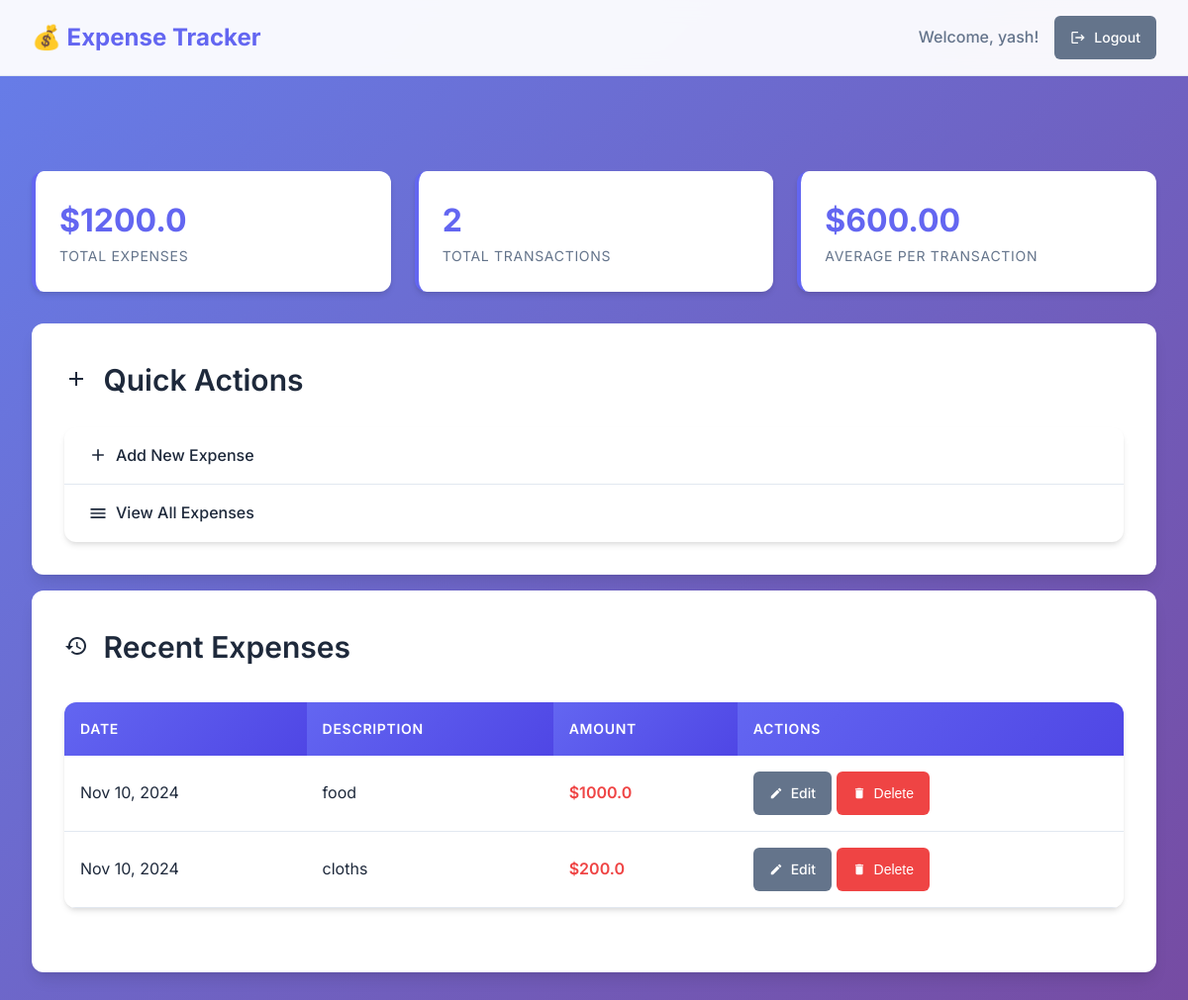
The page /dashboard (signed in) on the database its author committed.
### app.py (models this page shows)
class User(db.Model, UserMixin):  # Inherit from UserMixin
    id = db.Column(db.Integer, primary_key=True)
    username = db.Column(db.String(80), unique=True, nullable=False)
    password = db.Column(db.String(120), nullable=False)
    budget = db.Column(db.Float, default=0.0)

class Expense(db.Model):
    id = db.Column(db.Integer, primary_key=True)
    user_id = db.Column(db.Integer, db.ForeignKey('user.id'), nullable=False)
    amount = db.Column(db.Float, nullable=False)
    description = db.Column(db.String(200), nullable=True)
    date = db.Column(db.Date, default=datetime.utcnow)

### app.py (the view)
@app.route('/dashboard')
@login_required
def dashboard():
    expenses = Expense.query.filter_by(user_id=current_user.id).all()
    total_expense = sum(expense.amount for expense in expenses)
    return render_template(
        'dashboard.html',
        expenses=expenses,
        total_expense=total_expense
    )

### app.py (called while the page is built)
@login_manager.user_loader
def load_user(user_id):
    return User.query.get(int(user_id))

### templates/dashboard.html (shortened to what this page needs)
<!DOCTYPE html>
<html lang="en">
<head>
    <link rel="stylesheet" href="{{ url_for('static', filename='styles.css') }}">
</head>
<body>
    <nav class="navbar">
        <a href="{{ url_for('dashboard') }}" class="nav-brand">
            💰 Expense Tracker
        </a>
        <div class="nav-links">
            <span class="nav-link">Welcome, {{ current_user.username }}!</span>
            <a href="{{ url_for('logout') }}" class="btn btn-secondary btn-sm">
                <svg width="16" height="16" fill="currentColor" viewBox="0 0 24 24">
                    <path d="M17 7l-1.41 1.41L18.17 11H8v2h10.17l-2.58 2.59L17 17l5-5zM4 5h8V3H4c-1.1 0-2 .9-2 2v14c0 1.1.9 2 2 2h8v-2H4V5z"/>
                </svg>
                Logout
            </a>
        </div>
    </nav>
    <div class="container">
        <div class="stats-grid">
            <div class="stat-card fade-in">
                <div class="stat-value">${{ total_expense }}</div>
                <div class="stat-label">Total Expenses</div>
            </div>
            <div class="stat-card fade-in">
                <div class="stat-value">{{ expenses|length }}</div>
                <div class="stat-label">Total Transactions</div>
            </div>
            <div class="stat-card fade-in">
                <div class="stat-value">
                    {% if expenses|length > 0 %}
                        ${{ "%.2f"|format(total_expense / expenses|length) }}
                    {% else %}
                        $0.00
                    {% endif %}
                </div>
                <div class="stat-label">Average per Transaction</div>
            </div>
        </div>
        <div class="card fade-in">
            <h2>
                <svg width="24" height="24" fill="currentColor" viewBox="0 0 24 24" style="display: inline; margin-right: 0.5rem;">
                    <path d="M19 13h-6v6h-2v-6H5v-2h6V5h2v6h6v2z"/>
                </svg>
                Quick Actions
            </h2>
            <ul class="list-group">
                <li class="list-group-item">
                    <a href="{{ url_for('add_expense') }}">
                        <svg width="20" height="20" fill="currentColor" viewBox="0 0 24 24">
                            <path d="M19 13h-6v6h-2v-6H5v-2h6V5h2v6h6v2z"/>
                        </svg>
                        Add New Expense
                    </a>
                </li>
                <li class="list-group-item">
                    <a href="{{ url_for('view_expenses') }}">
                        <svg width="20" height="20" fill="currentColor" viewBox="0 0 24 24">
                            <path d="M3 18h18v-2H3v2zm0-5h18v-2H3v2zm0-7v2h18V6H3z"/>
                        </svg>
                        View All Expenses
                    </a>
                </li>
            </ul>
        </div>
        <div class="card fade-in">
            <h2>
                Recent Expenses
            </h2>
            {% if expenses %}
                <div class="table-container">
                    <table>
                        <thead>
                            <tr>
                                <th>Date</th>
                                <th>Description</th>
                                <th>Amount</th>
                                <th>Actions</th>
                            </tr>
                        </thead>
                        <tbody>
                            {% for expense in expenses[:10] %}
                            <tr>
                                <td>{{ expense.date.strftime('%b %d, %Y') }}</td>
                                <td>{{ expense.description }}</td>
                                <td style="font-weight: 600; color: var(--danger-color);">${{ expense.amount }}</td>
                                <td>
                                    <a href="{{ url_for('update_expense', expense_id=expense.id) }}" class="btn btn-sm btn-secondary">
                                        <svg width="14" height="14" fill="currentColor" viewBox="0 0 24 24">
                                            <path d="M3 17.25V21h3.75L17.81 9.94l-3.75-3.75L3 17.25zM20.71 7.04c.39-.39.39-1.02 0-1.41l-2.34-2.34c-.39-.39-1.02-.39-1.41 0l-1.83 1.83 3.75 3.75 1.83-1.83z"/>
                                        </svg>
                                        Edit
                                    </a>
                                    <form method="POST" action="{{ url_for('delete_expense', expense_id=expense.id) }}" style="display: inline;">
                                        <button type="submit" class="btn btn-sm btn-danger">
                                            <svg width="14" height="14" fill="currentColor" viewBox="0 0 24 24">
                                                <path d="M6 19c0 1.1.9 2 2 2h8c1.1 0 2-.9 2-2V7H6v12zM19 4h-3.5l-1-1h-5l-1 1H5v2h14V4z"/>
                                            </svg>
                                            Delete
                                        </button>
                                    </form>
                                </td>
                            </tr>
                            {% endfor %}
                        </tbody>
                    </table>
                </div>
            {% endif %}
        </div>
    </div>
</body>
</html>

### static/styles.css (style rules this page uses)
:root { --primary-color: #6366f1; --primary-dark: #4f46e5; --secondary-color: #64748b; --success-color: #10b981; --danger-color: #ef4444; --warning-color: #f59e0b; --background-color: #f8fafc; --surface-color: #ffffff; --text-primary: #1e293b; --text-secondary: #64748b; --border-color: #e2e8f0; --shadow-sm: 0 1px 2px 0 rgba(0, 0, 0, 0.05); --shadow-md: 0 4px 6px -1px rgba(0, 0, 0, 0.1), 0 2px 4px -1px rgba(0, 0, 0, 0.06); --shadow-lg: 0 10px 15px -3px rgba(0, 0, 0, 0.1), 0 4px 6px -2px rgba(0, 0, 0, 0.05); --border-radius: 12px; --border-radius-sm: 6px; --transition: all 0.2s cubic-bezier(0.4, 0, 0.2, 1); }
* { margin: 0; padding: 0; box-sizing: border-box; }
body { font-family: 'Inter', -apple-system, BlinkMacSystemFont, 'Segoe UI', Roboto, sans-serif; background: linear-gradient(135deg, #667eea 0%, #764ba2 100%); min-height: 100vh; color: var(--text-primary); line-height: 1.6; }
.container { max-width: 1200px; margin: 0 auto; padding: 2rem; }
.card { background: var(--surface-color); border-radius: var(--border-radius); box-shadow: var(--shadow-lg); padding: 2rem; margin: 1rem 0; backdrop-filter: blur(10px); border: 1px solid rgba(255, 255, 255, 0.1); }
h2 { font-size: 1.875rem; font-weight: 600; color: var(--text-primary); margin-bottom: 1.5rem; }
.btn { display: inline-flex; align-items: center; justify-content: center; padding: 0.75rem 1.5rem; font-size: 1rem; font-weight: 500; border-radius: var(--border-radius-sm); border: none; cursor: pointer; text-decoration: none; transition: var(--transition); gap: 0.5rem; min-height: 44px; }
.btn-secondary { background: var(--secondary-color); color: white; }
.btn-danger { background: var(--danger-color); color: white; }
.btn-sm { padding: 0.5rem 1rem; font-size: 0.875rem; }
.navbar { background: rgba(255, 255, 255, 0.95); backdrop-filter: blur(10px); border-bottom: 1px solid var(--border-color); padding: 1rem 2rem; display: flex; justify-content: space-between; align-items: center; margin-bottom: 2rem; }
.nav-brand { font-size: 1.5rem; font-weight: 700; color: var(--primary-color); text-decoration: none; }
.nav-links { display: flex; gap: 1rem; align-items: center; }
.nav-link { color: var(--text-secondary); text-decoration: none; font-weight: 500; transition: var(--transition); }
.table-container { overflow-x: auto; border-radius: var(--border-radius); box-shadow: var(--shadow-md); margin: 2rem 0; }
table { width: 100%; border-collapse: collapse; background: var(--surface-color); }
th { background: linear-gradient(135deg, var(--primary-color), var(--primary-dark)); color: white; padding: 1rem; text-align: left; font-weight: 600; text-transform: uppercase; letter-spacing: 0.05em; font-size: 0.875rem; }
td { padding: 1rem; border-bottom: 1px solid var(--border-color); }
.stats-grid { display: grid; grid-template-columns: repeat(auto-fit, minmax(250px, 1fr)); gap: 1.5rem; margin: 2rem 0; }
.stat-card { background: var(--surface-color); border-radius: var(--border-radius); padding: 1.5rem; box-shadow: var(--shadow-md); border-left: 4px solid var(--primary-color); transition: var(--transition); }
.stat-value { font-size: 2rem; font-weight: 700; color: var(--primary-color); }
.stat-label { color: var(--text-secondary); font-size: 0.875rem; text-transform: uppercase; letter-spacing: 0.05em; }
.list-group { list-style: none; background: var(--surface-color); border-radius: var(--border-radius); overflow: hidden; box-shadow: var(--shadow-md); }
.list-group-item { padding: 1rem 1.5rem; border-bottom: 1px solid var(--border-color); transition: var(--transition); }
.list-group-item:last-child { border-bottom: none; }
.list-group-item a { text-decoration: none; color: var(--text-primary); font-weight: 500; display: flex; align-items: center; gap: 0.5rem; }
.fade-in { animation: fadeIn 0.5s ease-in-out; }

### rows shown on the page
User: username "yash"
Expense: date "Nov 10, 2024", description "food", amount "1000.0"
Expense: date "Nov 10, 2024", description "cloths", amount "200.0"

### other values the page prints
{{ total_expense }} "1200.0"
{{ expenses|length }} "2"
{{ "%.2f"|format(total_expense / expenses|length) }} "600.00"
